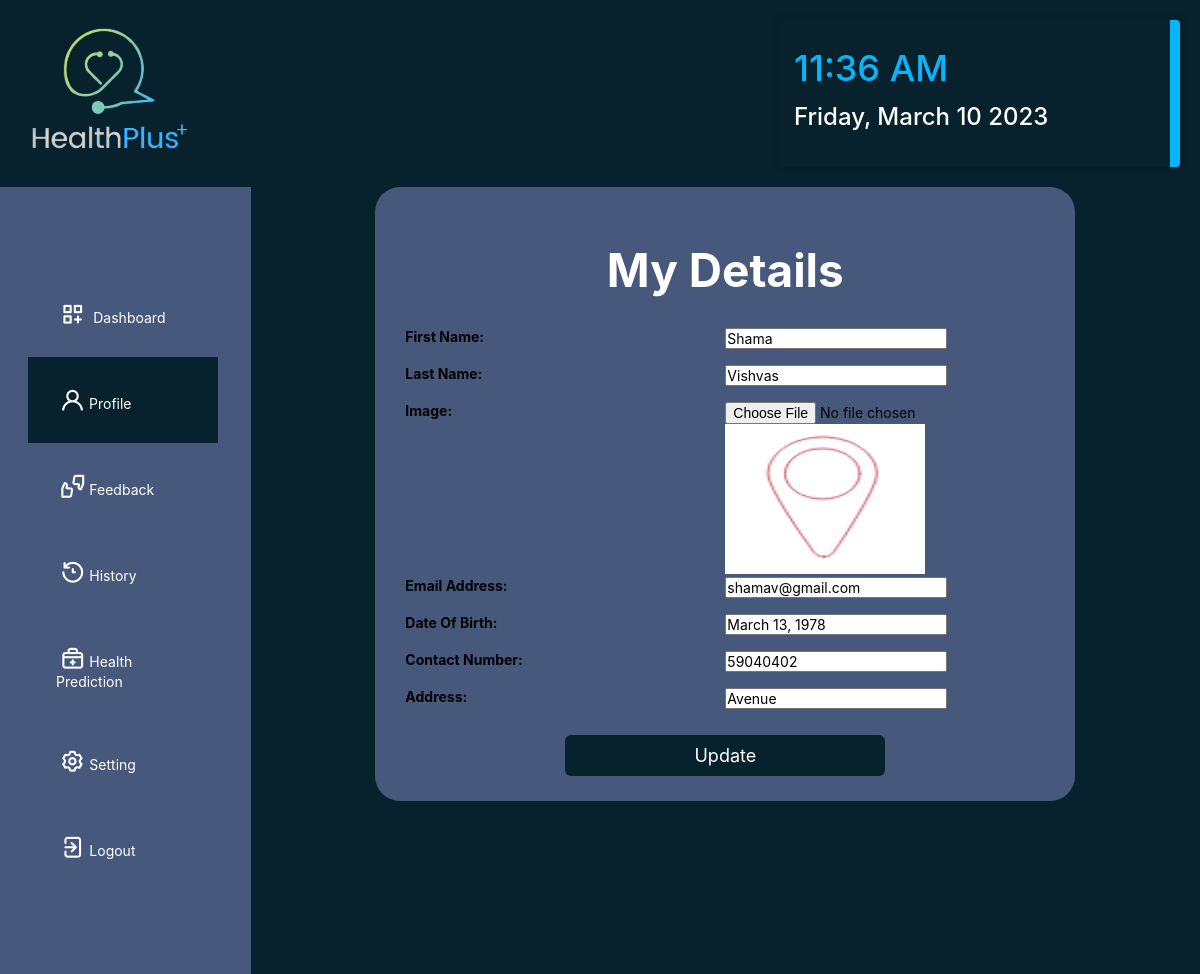
The app's page /patient_edit_profile (signed in) with its own data.
### healthApp/models.py (models this page shows, shortened)
class Patient(models.Model):
    user = models.OneToOneField(User, on_delete=models.CASCADE, null=True)
    contact = models.CharField(max_length=100, null=True)
    dob = models.DateField(null=True)
    address = models.CharField(max_length=100, null=True)
    image = models.ImageField(upload_to='media/', null=True, blank=True)

### healthApp/views.py (the view, shortened to what this page needs)
# urls.py: path('patient_edit_profile', views.PatientEditProfilePage,
@login_required(login_url="login")
def PatientEditProfilePage(request):
    message = ""
    user = User.objects.get(id=request.user.id)
    sign = Patient.objects.get(user=user)
    d = {'message': message, 'userr': sign}
    return render(request, 'Patient_UpdateProfile.html', d)

### templates/Patient_UpdateProfile.html (shortened to what this page needs)
<!DOCTYPE html>
<html lang="en">
    {% load static %}
    <head>
        <link rel="stylesheet" href="{% static 'css/styles.css' %}" type="text/css" media="all">
        <link rel="stylesheet" href="https://unicons.iconscout.com/release/v4.0.0/css/line.css">
        <link rel="stylesheet" href="https://cdnjs.cloudflare.com/ajax/libs/font-awesome/6.0.0-beta3/css/all.min.css"
 />
    </head>
    <body>
        <header class="row">
            <a href="{% url 'welcome' %}">
                <img src="{% static 'Images/Logo.png' %}" alt="">
            </a>
            <div class="dateTime">
                <div class="time"></div>
                <div class="date"></div>
            </div>
        </header>
        <div class="wrapper">
            <div class="sidebar">
                <ul>
                    <li><a href="{% url 'patient_dashboard' %}"><i class="uil uil-create-dashboard"></i>
                            Dashboard</a></a></li>
                    <li class="is-active"><a href="{% url 'patient_profile' %}"><i class="uil uil-user"></i>Profile</a>
                    </li>
                    <li><a href="{% url 'patient_feedback' %}"><i class="uil uil-feedback"></i>Feedback</a></li>
                    <li><a href="{% url 'patient_prediction_history' %}"><i class="uil uil-history"></i>History</a></li>
                    <li><a href="{% url 'patient_health_prediction' %}"><i class="uil uil-medkit"></i>Health
                            Prediction</a></li>
                    <li><a href="{% url 'patient_settings' %}"><i class="uil uil-setting"></i>Setting</a></li>
                    <li><a href="{% url 'logout_user' %}"><i class="uil uil-signout"></i>Logout</a></li>
                </ul>
            </div>
            <div class="profileContainer">
                <h1>
                    My Details
                </h1>
                <form action="" method="post" enctype="multipart/form-data">
                    <div class="card-profile">
                        <div class="col-md-3">
                            <h5>First Name:</h5>
                        </div>
                        <div class="col-md-9 text-secondary">
                            <input type="text" value="{{userr.user.first_name}}" name="firstName">
                        </div>
                    </div>
                    <div class="card-profile">
                        <div class="col-md-3">
                            <h5>Last Name:</h5>
                        </div>
                        <div class="col-md-9 text-secondary">
                            <input type="text" value="{{userr.user.last_name}}" name="lastName">
                        </div>
                    </div>
                    <div class="card-profile">
                        <div class="col-md-3">
                            <h5>Image:</h5>
                        </div>
                        <div class="col-md-9 text-secondary">
                            <input type="file" placeholder="Upload your photo" name="image">
                            <img src="{{userr.image.url}}" width="200" height="150">
                        </div>
                    </div>
                    <div class="card-profile">
                        <div class="col-md-3">
                            <h5>Email Address:</h5>
                        </div>
                        <div class="col-md-9 text-secondary">
                            <input type="text" placeholder="MM/DD/YYYY" value="{{userr.user.email}}" name="email">
                        </div>
                    </div>
                    <div class="card-profile">
                        <div class="col-md-3">
                            <h5>Date Of Birth:</h5>
                        </div>
                        <div class="col-md-9 text-secondary">
                            <input type="text" value="{{userr.dob}}" name="dob" readonly="readonly">
                        </div>
                    </div>
                    <div class="card-profile">
                        <div class="col-md-3">
                            <h5>Contact Number:</h5>
                        </div>
                        <div class="col-md-9 text-secondary">
                            <input type="text" value="{{userr.contact}}" name="contact">
                        </div>
                    </div>
                    <div class="card-profile">
                        <div class="col-md-3">
                            <h5>Address:</h5>
                        </div>
                        <div class="col-md-9 text-secondary">
                            <input type="text" value="{{userr.address}}" name="address">
                        </div>
                    </div>
                    <div class="buttonUpdate">
                        <input type="submit" value="Update">
                    </div>
                </form>
            </div>
        </div>
    </body>
</html>

### healthApp/static/CSS/Styles.css (style rules this page uses)
* { margin: 0; padding: 0; -webkit-box-sizing: border-box; box-sizing: border-box; list-style: none; font-family: "Inter", sans-serif; font-size: 14px; }
body { overflow-x: hidden; background: #07222d; }
.row { padding: 20px; max-width: 1900px; margin: 0 auto; display: grid; grid-template-columns: 1fr 21fr 1fr 2fr; justify-items: center; }
.dateTime { font-size: 12px; padding: 14px; color: #ffffff; background: #07222d; box-shadow: 0 0 10px rgba(0, 0, 0, 0.25); border-radius: 4px; border-right: 10px #06b6fd solid; width: 400px; font-weight: 500; font-family: "Inter", sans-serif; }
.time { font-size: 3em; color: #06b6fd; margin-top: 12px; }
.date { margin-top: 12px; font-size: 2em; }
.wrapper { display: flex; position: relative; }
.wrapper .sidebar { flex: -1 -1 0; max-width: 300px; padding: 6rem 3rem; background-color: #46597c; }
.wrapper .sidebar ul li { margin: 0 -1rem; }
.wrapper .sidebar ul li a { display: block; padding: 2em; color: #ffffff; text-decoration: none; transition: 0.2s linear; }
.wrapper .sidebar ul li a i.uil { font-size: 25px; margin: 3%; }
.wrapper .sidebar ul li:hover, .wrapper .sidebar ul li.is-active { background: #07222d; border-right: 5px solid #46597c; }
.profileContainer { margin: 0 auto; max-width: 700px; width: 100%; padding: 25px 30px; border-radius: 25px; background: #46597c; height: 50%; }
.profileContainer > h1 { font-size: 46px; margin: 30px; text-align: center; color: #ffffff; }
.card-profile { margin: 0 auto; display: grid; grid-template-columns: 2fr 2fr; }
.card-profile h5 { margin-bottom: 20px; }
.buttonUpdate { text-align: center; }
.buttonUpdate input { padding: 10px; font-size: 18px; margin-top: 10px; height: 100%; width: 50%; outline: none; color: #fff; border: none; background: #07222d; border-radius: 6px; }

### records on screen
Patient: firstName "Shama", lastName "Vishvas", image (picture), email "shamav@gmail.com", dob "March 13, 1978", contact "59040402", address "Avenue"
